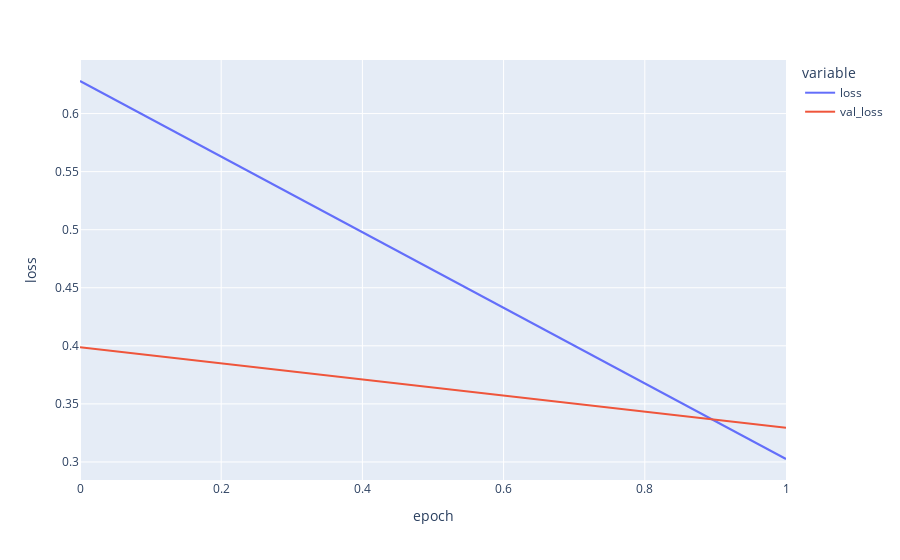

Notebook source saved alongside this figure:
### Markdown cell above
# Results

### Code cell
fig = px.line(
    history.history,
    y=['loss', 'val_loss'],
    labels={'index': "epoch", 'value': "loss"}
)

fig.show()

### Figure 1 — Plotly figure (JSON) as saved in the notebook; plotly's stock layout.template omitted (floating-point values rounded to 4 significant figures)
{"data": [{"hovertemplate": "variable=loss<br>epoch=%{x}<br>loss=%{y}<extra></extra>", "legendgroup": "loss", "line": {"color": "#636efa", "dash": "solid"}, "marker": {"symbol": "circle"}, "mode": "lines", "name": "loss", "orientation": "v", "showlegend": true, "type": "scatter", "x": [0, 1], "xaxis": "x", "y": [0.6281, 0.3025], "yaxis": "y"}, {"hovertemplate": "variable=val_loss<br>epoch=%{x}<br>loss=%{y}<extra></extra>", "legendgroup": "val_loss", "line": {"color": "#EF553B", "dash": "solid"}, "marker": {"symbol": "circle"}, "mode": "lines", "name": "val_loss", "orientation": "v", "showlegend": true, "type": "scatter", "x": [0, 1], "xaxis": "x", "y": [0.3988, 0.3295], "yaxis": "y"}], "layout": {"legend": {"title": {"text": "variable"}, "tracegroupgap": 0}, "margin": {"t": 60}, "xaxis": {"anchor": "y", "domain": [0, 1], "title": {"text": "epoch"}}, "yaxis": {"anchor": "x", "domain": [0, 1], "title": {"text": "loss"}}}}
